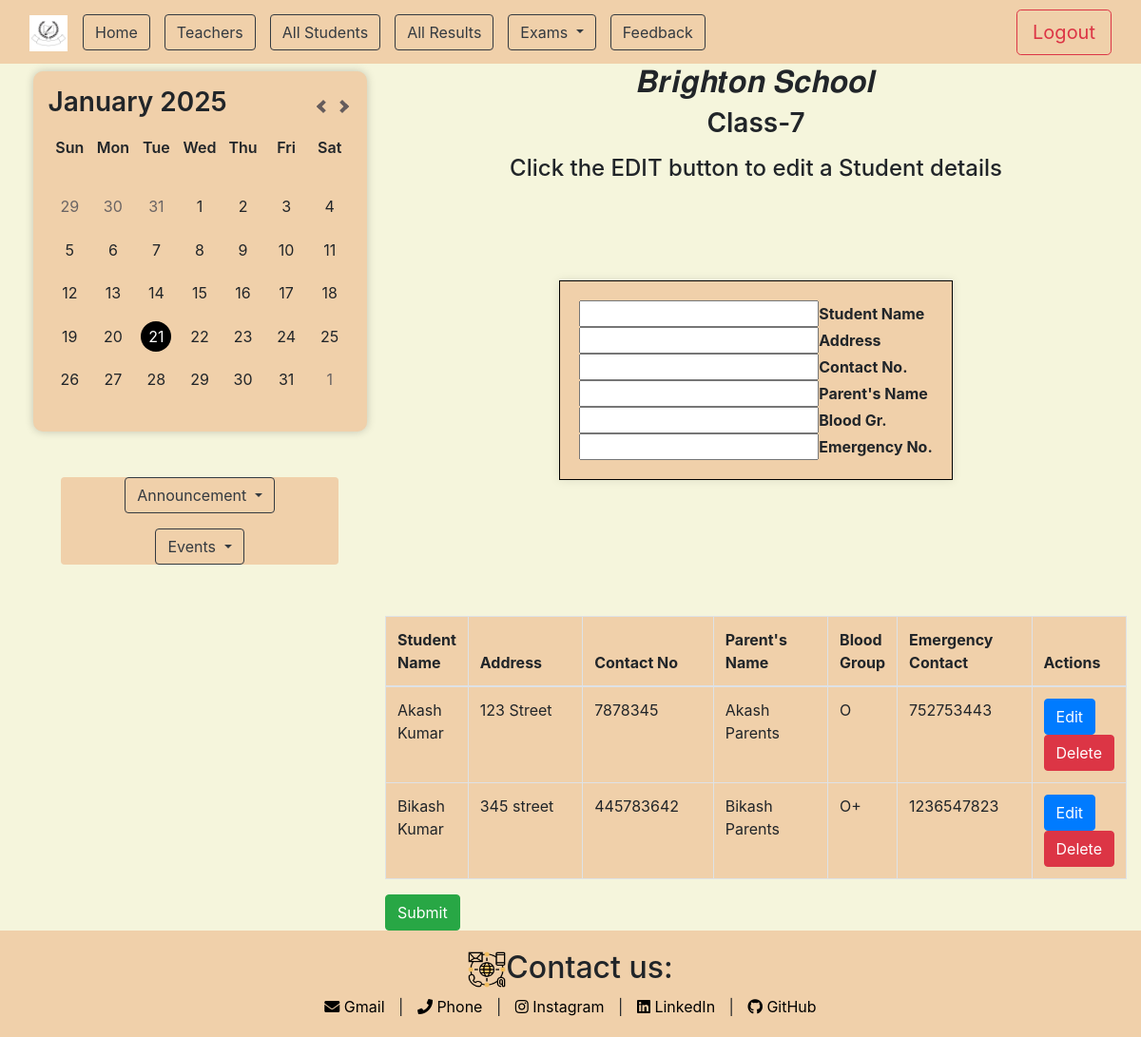
Page /class/seven/ on the earlier database version.
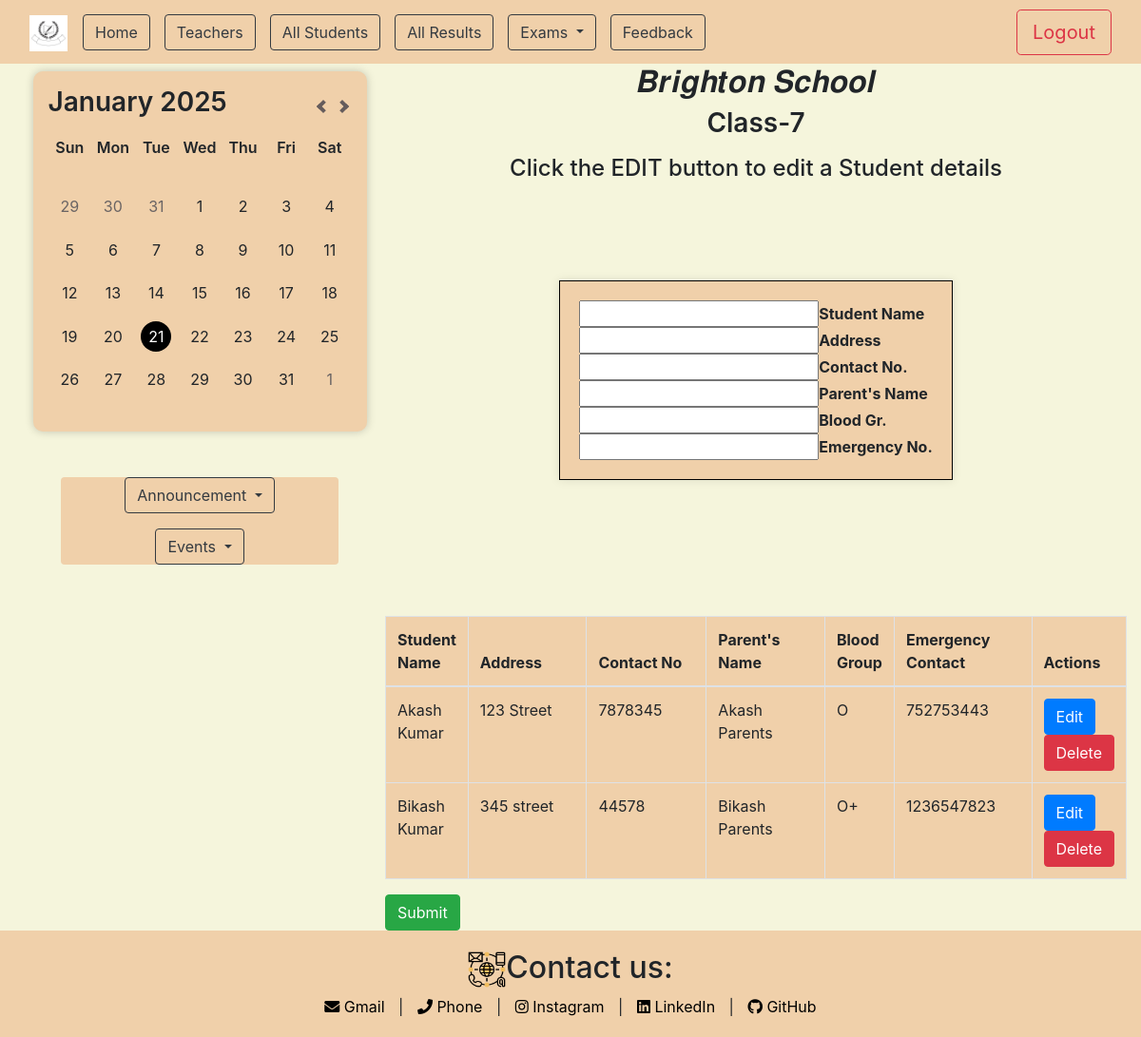
Same page on the later database version.
### app/models.py (models this page shows)
class Student(models.Model):
    class_name = models.ForeignKey(all_students, on_delete=models.CASCADE, related_name='students',null=True,blank=True)
    st_name=models.CharField(max_length=100)
    address=models.CharField(max_length=400)
    contact_no=models.IntegerField(null=True)
    parents_names=models.CharField(max_length=400)
    blood_gr=models.CharField(max_length=10)
    emergency=models.IntegerField(null=True)

### app/views.py (the view, shortened to what this page needs)
# urls.py: path('class/<slug:slug>/',views.class_students,name="class_students"),
def class_students(request, slug):
    class_instance = get_object_or_404(all_students, slug=slug)
    students = Student.objects.filter(class_name=class_instance)
    form = StudentForm()
    context = {'students': students, 'class_instance': class_instance, 'form': form}
    return render(request, 'app/students.html', context)

### app/forms.py
class StudentForm(forms.ModelForm):
    class Meta:
        model=Student
        fields = ['st_name', 'address', 'contact_no', 'parents_names', 'blood_gr', 'emergency']

### app/templates/app/students.html (shortened to what this page needs)
{% extends "base.html" %}
{% load static %}
{% block content %}
<div class="col-lg-8 col-md-8 col-sm-12 main-content">
    <h2 class="text-center">𝑩𝒓𝒊𝒈𝒉𝒕𝒐𝒏 𝑺𝒄𝒉𝒐𝒐𝒍</h2>
    <h3 class="text-center mb-3">{{ class_instance.class_name }}</h3>
    <form id="studentForm" method="POST" novalidate>
        <h4 class="text-center fw-bolder">Click the EDIT button to edit a Student details</h4>
        <div class="container d-flex justify-content-center align-items-center" style="min-height: 50vh; min-width: 50vw;">
            <div class="box_clr" style="border: 1px solid #000; padding: 20px; box-shadow: 0 0 10px rgba(0, 0, 0, 0.1);">
                <input type="text" name="st_name" id="id_st_name" value=""><strong>Student Name</strong>
                <div><input type="text" name="address" id="id_address" value=""><strong>Address</strong></div>
                <div><input type="text" name="contact_no" id="id_contact_no" value=""><strong>Contact No.</strong></div>
                <div><input type="text" name="parents_names" id="id_parents_names" value=""><strong>Parent's Name</strong></div>
                <div><input type="text" name="blood_gr" id="id_blood_gr" value=""><strong>Blood Gr.</strong></div>
                <input type="text" name="emergency" id="id_emergency" value=""><strong>Emergency No.</strong>
            </div>
        </div>
        <table class="table table-bordered rounded box_clr mt-5">
            <thead>
                <tr>
                    <th>Student Name</th>
                    <th class="address-col">Address</th>
                    <th class="address-col">Contact No</th>
                    <th class="address-col">Parent's Name</th>
                    <th>Blood Group</th>
                    <th class="address-col">Emergency Contact</th>
                    <th>Actions</th>
                </tr>
            </thead>
            <tbody>
                {% for student in students %}
                <tr id="student-{{ student.id }}">
                    <td>{{ student.st_name }}</td>
                    <td>{{ student.address }}</td>
                    <td>{{ student.contact_no }}</td>
                    <td>{{ student.parents_names }}</td>
                    <td>{{ student.blood_gr }}</td>
                    <td>{{ student.emergency }}</td>
                    <td>
                        <button type="button" class="btn btn-primary edit-btn" data-id="{{ student.id }}">Edit</button>
                        <button type="button" class="btn btn-danger delete-btn" data-id="{{ student.id }}">Delete</button>
                    </td>
                </tr>
                {% endfor %}
            </tbody>
        </table>
        <button type="submit" class="btn btn-success">Submit</button>
    </form>
</div>
{% endblock content %}

Differences in the rows shown:
changed Student "Bikash Kumar": contact_no "445783642" → "44578"
